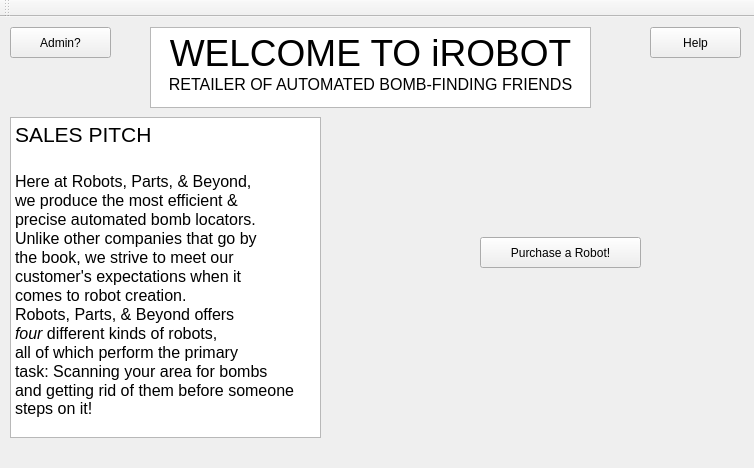
<?xml version="1.0" encoding="UTF-8"?>
<ui version="4.0">
 <class>MainWindow</class>
 <widget class="QMainWindow" name="MainWindow">
  <property name="geometry">
   <rect>
    <x>0</x>
    <y>0</y>
    <width>754</width>
    <height>468</height>
   </rect>
  </property>
  <property name="windowTitle">
   <string>MainWindow</string>
  </property>
  <widget class="QWidget" name="landingPage">
   <widget class="QPushButton" name="adminLogBtn">
    <property name="geometry">
     <rect>
      <x>10</x>
      <y>10</y>
      <width>101</width>
      <height>31</height>
     </rect>
    </property>
    <property name="text">
     <string>Admin?</string>
    </property>
   </widget>
   <widget class="QPushButton" name="helpBtn">
    <property name="geometry">
     <rect>
      <x>650</x>
      <y>10</y>
      <width>91</width>
      <height>31</height>
     </rect>
    </property>
    <property name="text">
     <string>Help</string>
    </property>
   </widget>
   <widget class="QTextEdit" name="titleBar">
    <property name="geometry">
     <rect>
      <x>150</x>
      <y>10</y>
      <width>441</width>
      <height>81</height>
     </rect>
    </property>
    <property name="html">
     <string>&lt;!DOCTYPE HTML PUBLIC &quot;-//W3C//DTD HTML 4.0//EN&quot; &quot;http://www.w3.org/TR/REC-html40/strict.dtd&quot;&gt;
&lt;html&gt;&lt;head&gt;&lt;meta name=&quot;qrichtext&quot; content=&quot;1&quot; /&gt;&lt;style type=&quot;text/css&quot;&gt;
p, li { white-space: pre-wrap; }
&lt;/style&gt;&lt;/head&gt;&lt;body style=&quot; font-family:'MS Shell Dlg 2'; font-size:8.25pt; font-weight:400; font-style:normal;&quot;&gt;
&lt;p align=&quot;center&quot; style=&quot; margin-top:0px; margin-bottom:0px; margin-left:0px; margin-right:0px; -qt-block-indent:0; text-indent:0px;&quot;&gt;&lt;span style=&quot; font-size:28pt;&quot;&gt;WELCOME TO iROBOT&lt;/span&gt;&lt;/p&gt;
&lt;p align=&quot;center&quot; style=&quot; margin-top:0px; margin-bottom:0px; margin-left:0px; margin-right:0px; -qt-block-indent:0; text-indent:0px;&quot;&gt;&lt;span style=&quot; font-size:12pt;&quot;&gt;RETAILER OF AUTOMATED BOMB-FINDING FRIENDS&lt;/span&gt;&lt;/p&gt;&lt;/body&gt;&lt;/html&gt;</string>
    </property>
   </widget>
   <widget class="QTextEdit" name="textEdit">
    <property name="geometry">
     <rect>
      <x>10</x>
      <y>100</y>
      <width>311</width>
      <height>321</height>
     </rect>
    </property>
    <property name="html">
     <string>&lt;!DOCTYPE HTML PUBLIC &quot;-//W3C//DTD HTML 4.0//EN&quot; &quot;http://www.w3.org/TR/REC-html40/strict.dtd&quot;&gt;
&lt;html&gt;&lt;head&gt;&lt;meta name=&quot;qrichtext&quot; content=&quot;1&quot; /&gt;&lt;style type=&quot;text/css&quot;&gt;
p, li { white-space: pre-wrap; }
&lt;/style&gt;&lt;/head&gt;&lt;body style=&quot; font-family:'MS Shell Dlg 2'; font-size:8.25pt; font-weight:400; font-style:normal;&quot;&gt;
&lt;p style=&quot; margin-top:0px; margin-bottom:0px; margin-left:0px; margin-right:0px; -qt-block-indent:0; text-indent:0px;&quot;&gt;&lt;span style=&quot; font-size:16pt;&quot;&gt;SALES PITCH&lt;/span&gt;&lt;/p&gt;
&lt;p style=&quot;-qt-paragraph-type:empty; margin-top:0px; margin-bottom:0px; margin-left:0px; margin-right:0px; -qt-block-indent:0; text-indent:0px; font-size:16pt;&quot;&gt;&lt;br /&gt;&lt;/p&gt;
&lt;p align=&quot;justify&quot; style=&quot; margin-top:0px; margin-bottom:0px; margin-left:0px; margin-right:0px; -qt-block-indent:0; text-indent:0px;&quot;&gt;&lt;span style=&quot; font-size:12pt;&quot;&gt;Here at Robots, Parts, &amp;amp; Beyond,&lt;/span&gt;&lt;/p&gt;
&lt;p align=&quot;justify&quot; style=&quot; margin-top:0px; margin-bottom:0px; margin-left:0px; margin-right:0px; -qt-block-indent:0; text-indent:0px;&quot;&gt;&lt;span style=&quot; font-size:12pt;&quot;&gt;we produce the most efficient &amp;amp;&lt;/span&gt;&lt;/p&gt;
&lt;p align=&quot;justify&quot; style=&quot; margin-top:0px; margin-bottom:0px; margin-left:0px; margin-right:0px; -qt-block-indent:0; text-indent:0px;&quot;&gt;&lt;span style=&quot; font-size:12pt;&quot;&gt;precise automated bomb locators.&lt;/span&gt;&lt;/p&gt;
&lt;p align=&quot;justify&quot; style=&quot; margin-top:0px; margin-bottom:0px; margin-left:0px; margin-right:0px; -qt-block-indent:0; text-indent:0px;&quot;&gt;&lt;span style=&quot; font-size:12pt;&quot;&gt;Unlike other companies that go by &lt;/span&gt;&lt;/p&gt;
&lt;p align=&quot;justify&quot; style=&quot; margin-top:0px; margin-bottom:0px; margin-left:0px; margin-right:0px; -qt-block-indent:0; text-indent:0px;&quot;&gt;&lt;span style=&quot; font-size:12pt;&quot;&gt;the book, we strive to meet our &lt;/span&gt;&lt;/p&gt;
&lt;p align=&quot;justify&quot; style=&quot; margin-top:0px; margin-bottom:0px; margin-left:0px; margin-right:0px; -qt-block-indent:0; text-indent:0px;&quot;&gt;&lt;span style=&quot; font-size:12pt;&quot;&gt;customer's expectations when it&lt;/span&gt;&lt;/p&gt;
&lt;p align=&quot;justify&quot; style=&quot; margin-top:0px; margin-bottom:0px; margin-left:0px; margin-right:0px; -qt-block-indent:0; text-indent:0px;&quot;&gt;&lt;span style=&quot; font-size:12pt;&quot;&gt;comes to robot creation.&lt;/span&gt;&lt;/p&gt;
&lt;p align=&quot;justify&quot; style=&quot; margin-top:0px; margin-bottom:0px; margin-left:0px; margin-right:0px; -qt-block-indent:0; text-indent:0px;&quot;&gt;&lt;span style=&quot; font-size:12pt;&quot;&gt;Robots, Parts, &amp;amp; Beyond offers&lt;/span&gt;&lt;/p&gt;
&lt;p align=&quot;justify&quot; style=&quot; margin-top:0px; margin-bottom:0px; margin-left:0px; margin-right:0px; -qt-block-indent:0; text-indent:0px;&quot;&gt;&lt;span style=&quot; font-size:12pt; font-style:italic;&quot;&gt;four &lt;/span&gt;&lt;span style=&quot; font-size:12pt;&quot;&gt;different kinds of robots,&lt;/span&gt;&lt;/p&gt;
&lt;p align=&quot;justify&quot; style=&quot; margin-top:0px; margin-bottom:0px; margin-left:0px; margin-right:0px; -qt-block-indent:0; text-indent:0px;&quot;&gt;&lt;span style=&quot; font-size:12pt;&quot;&gt;all of which perform the primary&lt;/span&gt;&lt;/p&gt;
&lt;p align=&quot;justify&quot; style=&quot; margin-top:0px; margin-bottom:0px; margin-left:0px; margin-right:0px; -qt-block-indent:0; text-indent:0px;&quot;&gt;&lt;span style=&quot; font-size:12pt;&quot;&gt;task: Scanning your area for bombs&lt;/span&gt;&lt;/p&gt;
&lt;p align=&quot;justify&quot; style=&quot; margin-top:0px; margin-bottom:0px; margin-left:0px; margin-right:0px; -qt-block-indent:0; text-indent:0px;&quot;&gt;&lt;span style=&quot; font-size:12pt;&quot;&gt;and getting rid of them before someone&lt;br /&gt;steps on it!&lt;/span&gt;&lt;/p&gt;&lt;/body&gt;&lt;/html&gt;</string>
    </property>
   </widget>
   <widget class="QPushButton" name="purchaseBtn">
    <property name="geometry">
     <rect>
      <x>480</x>
      <y>220</y>
      <width>161</width>
      <height>31</height>
     </rect>
    </property>
    <property name="text">
     <string>Purchase a Robot!</string>
    </property>
   </widget>
  </widget>
  <widget class="QToolBar" name="mainToolBar">
   <attribute name="toolBarArea">
    <enum>TopToolBarArea</enum>
   </attribute>
   <attribute name="toolBarBreak">
    <bool>false</bool>
   </attribute>
  </widget>
 </widget>
 <layoutdefault spacing="6" margin="11"/>
 <resources/>
 <connections/>
</ui>
